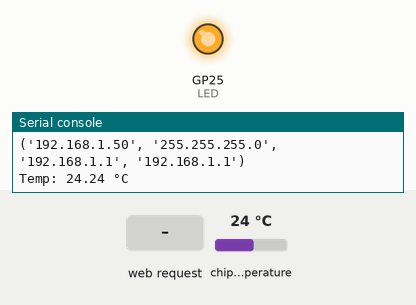
Simulated run of this program. Board: Raspberry Pi Pico running MicroPython. On the bench: output pins drawn as LEDs (lit = HIGH), the last lines printed to the serial console. The inputs (shaded band) are chosen by the test bench; at power-on: chip temperature 24 °C. WiFi joins after 1.5 s; values from a settings file that is not in the repository are placeholders.

Above: at 3.2 s.
3.3 s: HTTP request GET / received
4.8 s: chip temperature set to 21 °C
At 6.0 s:
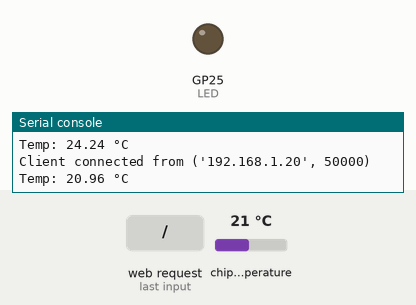
Timing chart, 0 to 7.8 s (numbered marks = the images above; inputs shaded):
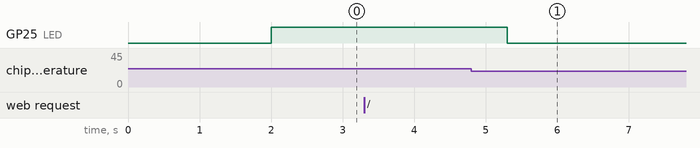

The program:

main.py
```python
import machine
import time
import socket
from secrets import SSID, PASSWORD
import network

# ---------- Temperature Function ----------
def get_temp(sensor_temp, conversion_factor):
    reading = sensor_temp.read_u16() * conversion_factor
    temperature = 27 - (reading - 0.706)/0.001721
    return temperature

# ---------- WiFi Connection ----------
def connect_to_wifi():
    print("Trying to connect to WiFi:", SSID)

    wlan = network.WLAN(network.STA_IF)
    wlan.active(True)
    wlan.connect(SSID, PASSWORD)

    for i in range(20):
        if wlan.isconnected():
            break
        print("Waiting for connection...", i)
        time.sleep(1)

    if wlan.isconnected():
        print("WiFi connected!")
        print(wlan.ifconfig())
    else:
        print("WiFi FAILED to connect.")

def send_response(temperature, client):
    response = f"""
        <html>
            <head><title>Pico Temperature</title></head>
            <body>
                <h1>Current Temperature: {temperature:.2f} °C</h1>
            </body>
        </html>
        """

    client.send("HTTP/1.0 200 OK\r\nContent-Type: text/html\r\n\r\n")
    client.send(response)
    client.close()


# ---------- Setup ----------
sensor_temp = machine.ADC(4) # internal temperature sensor
conversion_factor = 3.3 / (65535)
too_low_temp = 16.0
too_high_temp = 22.0

# ---------- Web Server ----------
addr = socket.getaddrinfo('0.0.0.0', 80)[0][-1]
websocket = socket.socket()
websocket.bind(addr)
websocket.listen(1)
print("Web server running on http://{}".format(addr))

LED = machine.Pin("LED", machine.Pin.OUT)

connect_to_wifi()

while True:
    # Update temperature and LED
    temperature = get_temp(sensor_temp, conversion_factor)
    LED.value(temperature < too_low_temp or temperature > too_high_temp)
    print("Temp: {:.2f} °C".format(temperature))

    # Non-blocking accept
    try:
        client, addr = websocket.accept()
        print("Client connected from", addr)
        request = client.recv(1024)
        send_response(temperature, client)
    except Exception as e:
        print(e)

    time.sleep(2)
```

Measured:
- the behaviour switches between 23 and 22 °C on chip temperature (found by bisection; images 0 and 1)
- after the input at 4.8 s, GP25 (LED): HIGH → LOW after 0.50 s
